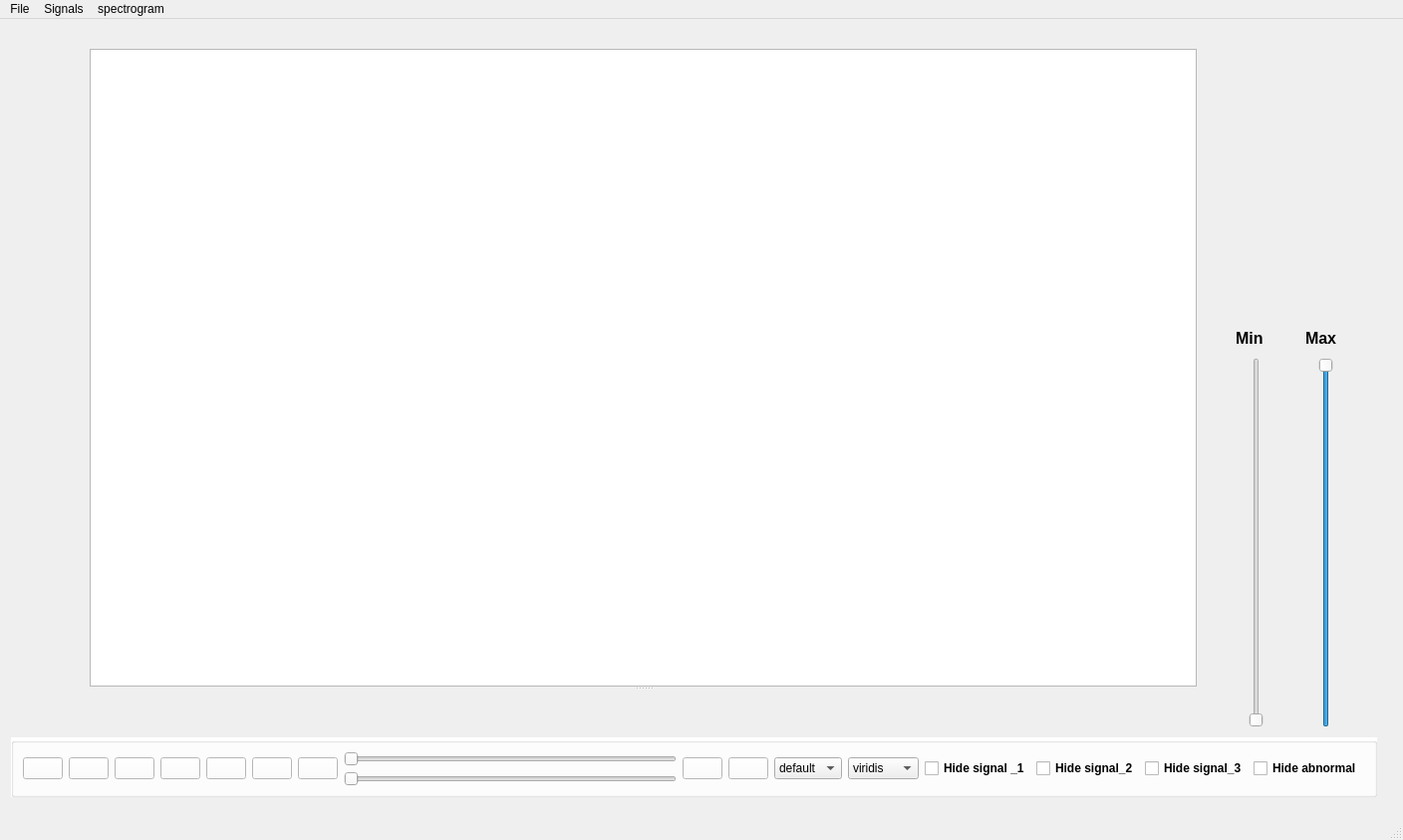
<?xml version="1.0" encoding="UTF-8"?>
<ui version="4.0">
 <class>MainWindow</class>
 <widget class="QMainWindow" name="MainWindow">
  <property name="geometry">
   <rect>
    <x>0</x>
    <y>0</y>
    <width>1408</width>
    <height>843</height>
   </rect>
  </property>
  <property name="windowTitle">
   <string>Signal Viewer</string>
  </property>
  <property name="styleSheet">
   <string notr="true">QPushButton { background-color: black; }</string>
  </property>
  <widget class="QWidget" name="centralwidget">
   <widget class="QGroupBox" name="groupBox">
    <property name="geometry">
     <rect>
      <x>11</x>
      <y>721</y>
      <width>1371</width>
      <height>60</height>
     </rect>
    </property>
    <property name="styleSheet">
     <string notr="true"> QGroupBox {
    background-color: white;
}</string>
    </property>
    <property name="title">
     <string/>
    </property>
    <layout class="QHBoxLayout" name="horizontalLayout_2">
     <item>
      <layout class="QHBoxLayout" name="horizontalLayout">
       <item>
        <widget class="QPushButton" name="slow_button">
         <property name="styleSheet">
          <string notr="true">QPushButton { background-color: white; }</string>
         </property>
         <property name="text">
          <string/>
         </property>
         <property name="icon">
          <iconset>
           <normaloff>img/64488.png</normaloff>img/64488.png</iconset>
         </property>
         <property name="iconSize">
          <size>
           <width>30</width>
           <height>30</height>
          </size>
         </property>
        </widget>
       </item>
       <item>
        <widget class="QPushButton" name="begin_button">
         <property name="styleSheet">
          <string notr="true">QPushButton { background-color: white; }</string>
         </property>
         <property name="text">
          <string/>
         </property>
         <property name="icon">
          <iconset>
           <normaloff>img/stop.png</normaloff>img/stop.png</iconset>
         </property>
         <property name="iconSize">
          <size>
           <width>30</width>
           <height>30</height>
          </size>
         </property>
         <property name="shortcut">
          <string>Alt+S</string>
         </property>
        </widget>
       </item>
       <item>
        <widget class="QPushButton" name="play_button">
         <property name="styleSheet">
          <string notr="true">QPushButton { background-color: white; }</string>
         </property>
         <property name="text">
          <string/>
         </property>
         <property name="icon">
          <iconset>
           <normaloff>img/play.jpg</normaloff>img/play.jpg</iconset>
         </property>
         <property name="iconSize">
          <size>
           <width>25</width>
           <height>25</height>
          </size>
         </property>
         <property name="shortcut">
          <string>Alt+P</string>
         </property>
        </widget>
       </item>
       <item>
        <widget class="QPushButton" name="stop_button">
         <property name="styleSheet">
          <string notr="true">QPushButton { background-color: white; }</string>
         </property>
         <property name="text">
          <string/>
         </property>
         <property name="icon">
          <iconset>
           <normaloff>img/تdزnT.png</normaloff>img/تdزnT.png</iconset>
         </property>
         <property name="iconSize">
          <size>
           <width>30</width>
           <height>30</height>
          </size>
         </property>
        </widget>
       </item>
       <item>
        <widget class="QPushButton" name="speed_button">
         <property name="styleSheet">
          <string notr="true">QPushButton { background-color: white; }</string>
         </property>
         <property name="text">
          <string/>
         </property>
         <property name="icon">
          <iconset>
           <normaloff>img/media_fast_forward.png</normaloff>img/media_fast_forward.png</iconset>
         </property>
         <property name="iconSize">
          <size>
           <width>30</width>
           <height>30</height>
          </size>
         </property>
        </widget>
       </item>
       <item>
        <widget class="QPushButton" name="up_button">
         <property name="styleSheet">
          <string notr="true">QPushButton { background-color: white; }</string>
         </property>
         <property name="text">
          <string/>
         </property>
         <property name="icon">
          <iconset>
           <normaloff>img/uparrw-Copy.png</normaloff>img/uparrw-Copy.png</iconset>
         </property>
         <property name="iconSize">
          <size>
           <width>25</width>
           <height>25</height>
          </size>
         </property>
         <property name="shortcut">
          <string>Up</string>
         </property>
        </widget>
       </item>
       <item>
        <widget class="QPushButton" name="down_button">
         <property name="styleSheet">
          <string notr="true">QPushButton { background-color: white; }</string>
         </property>
         <property name="text">
          <string/>
         </property>
         <property name="icon">
          <iconset>
           <normaloff>img/dwnarrw.png</normaloff>img/dwnarrw.png</iconset>
         </property>
         <property name="iconSize">
          <size>
           <width>25</width>
           <height>25</height>
          </size>
         </property>
         <property name="shortcut">
          <string>Down</string>
         </property>
        </widget>
       </item>
       <item>
        <layout class="QVBoxLayout" name="verticalLayout_2">
         <item>
          <widget class="QSlider" name="right_slider">
           <property name="orientation">
            <enum>Qt::Horizontal</enum>
           </property>
          </widget>
         </item>
         <item>
          <widget class="QSlider" name="left_slider">
           <property name="orientation">
            <enum>Qt::Horizontal</enum>
           </property>
          </widget>
         </item>
        </layout>
       </item>
       <item>
        <widget class="QPushButton" name="zoom_out">
         <property name="styleSheet">
          <string notr="true">QPushButton { background-color: white; }</string>
         </property>
         <property name="text">
          <string/>
         </property>
         <property name="icon">
          <iconset>
           <normaloff>img/zoomout.JPG</normaloff>img/zoomout.JPG</iconset>
         </property>
         <property name="iconSize">
          <size>
           <width>25</width>
           <height>25</height>
          </size>
         </property>
         <property name="shortcut">
          <string>Ctrl+O</string>
         </property>
        </widget>
       </item>
       <item>
        <widget class="QPushButton" name="zoom_in">
         <property name="styleSheet">
          <string notr="true">QPushButton { background-color: white; }</string>
         </property>
         <property name="text">
          <string/>
         </property>
         <property name="icon">
          <iconset>
           <normaloff>img/zoomin.JPG</normaloff>img/zoomin.JPG</iconset>
         </property>
         <property name="iconSize">
          <size>
           <width>25</width>
           <height>25</height>
          </size>
         </property>
         <property name="shortcut">
          <string>Ctrl+I</string>
         </property>
        </widget>
       </item>
       <item>
        <widget class="QComboBox" name="color_box_signals">
         <item>
          <property name="text">
           <string>default</string>
          </property>
         </item>
         <item>
          <property name="text">
           <string>Red</string>
          </property>
          <property name="icon">
           <iconset>
            <normaloff>img/red.jpg</normaloff>
            <selectedon>img/red.jpg</selectedon>img/red.jpg</iconset>
          </property>
         </item>
         <item>
          <property name="text">
           <string>Blue</string>
          </property>
          <property name="icon">
           <iconset>
            <normaloff>img/ColorSwatch_RoyalBlue_8532a670-01e9-4af4-95d5-49c2df05afe7_700x700.jpg</normaloff>
            <selectedon>img/ColorSwatch_RoyalBlue_8532a670-01e9-4af4-95d5-49c2df05afe7_700x700.jpg</selectedon>img/ColorSwatch_RoyalBlue_8532a670-01e9-4af4-95d5-49c2df05afe7_700x700.jpg</iconset>
          </property>
         </item>
         <item>
          <property name="text">
           <string>Green</string>
          </property>
          <property name="icon">
           <iconset>
            <normaloff>img/color-image.png</normaloff>
            <selectedon>img/color-image.png</selectedon>img/color-image.png</iconset>
          </property>
         </item>
         <item>
          <property name="text">
           <string>Yellow</string>
          </property>
          <property name="icon">
           <iconset>
            <normaloff>img/FFF305.png.png</normaloff>
            <selectedon>img/FFF305.png.png</selectedon>img/FFF305.png.png</iconset>
          </property>
         </item>
        </widget>
       </item>
       <item>
        <widget class="QComboBox" name="color_palette_spectro">
         <property name="currentIndex">
          <number>0</number>
         </property>
         <item>
          <property name="text">
           <string>viridis</string>
          </property>
         </item>
         <item>
          <property name="text">
           <string>plasma</string>
          </property>
         </item>
         <item>
          <property name="text">
           <string>inferno</string>
          </property>
         </item>
         <item>
          <property name="text">
           <string>magma</string>
          </property>
         </item>
         <item>
          <property name="text">
           <string>cividis</string>
          </property>
         </item>
        </widget>
       </item>
       <item>
        <widget class="QCheckBox" name="hide_signal1">
         <property name="font">
          <font>
           <pointsize>9</pointsize>
           <weight>75</weight>
           <bold>true</bold>
          </font>
         </property>
         <property name="text">
          <string>Hide signal _1</string>
         </property>
        </widget>
       </item>
       <item>
        <widget class="QCheckBox" name="hide_signal2">
         <property name="font">
          <font>
           <pointsize>9</pointsize>
           <weight>75</weight>
           <bold>true</bold>
          </font>
         </property>
         <property name="text">
          <string>Hide signal_2</string>
         </property>
        </widget>
       </item>
       <item>
        <widget class="QCheckBox" name="hide_signal3">
         <property name="font">
          <font>
           <pointsize>9</pointsize>
           <weight>75</weight>
           <bold>true</bold>
          </font>
         </property>
         <property name="text">
          <string>Hide signal_3</string>
         </property>
        </widget>
       </item>
       <item>
        <widget class="QCheckBox" name="hide_signal4">
         <property name="font">
          <font>
           <pointsize>9</pointsize>
           <weight>75</weight>
           <bold>true</bold>
          </font>
         </property>
         <property name="text">
          <string>Hide abnormal </string>
         </property>
        </widget>
       </item>
      </layout>
     </item>
    </layout>
   </widget>
   <widget class="QWidget" name="layoutWidget">
    <property name="geometry">
     <rect>
      <x>0</x>
      <y>0</y>
      <width>2</width>
      <height>2</height>
     </rect>
    </property>
    <layout class="QVBoxLayout" name="verticalLayout"/>
   </widget>
   <widget class="QSplitter" name="splitter">
    <property name="geometry">
     <rect>
      <x>90</x>
      <y>30</y>
      <width>1111</width>
      <height>691</height>
     </rect>
    </property>
    <property name="orientation">
     <enum>Qt::Vertical</enum>
    </property>
    <widget class="PlotWidget" name="graphicsView_1">
     <property name="mouseTracking">
      <bool>true</bool>
     </property>
     <property name="focusPolicy">
      <enum>Qt::NoFocus</enum>
     </property>
     <property name="autoFillBackground">
      <bool>true</bool>
     </property>
     <property name="verticalScrollBarPolicy">
      <enum>Qt::ScrollBarAlwaysOff</enum>
     </property>
     <property name="horizontalScrollBarPolicy">
      <enum>Qt::ScrollBarAlwaysOff</enum>
     </property>
     <property name="dragMode">
      <enum>QGraphicsView::NoDrag</enum>
     </property>
    </widget>
    <widget class="QLabel" name="spectrogram">
     <property name="text">
      <string/>
     </property>
     <property name="scaledContents">
      <bool>true</bool>
     </property>
    </widget>
   </widget>
   <widget class="QSlider" name="max_contrast">
    <property name="geometry">
     <rect>
      <x>1320</x>
      <y>340</y>
      <width>22</width>
      <height>371</height>
     </rect>
    </property>
    <property name="minimum">
     <number>22</number>
    </property>
    <property name="maximum">
     <number>22</number>
    </property>
    <property name="sliderPosition">
     <number>22</number>
    </property>
    <property name="orientation">
     <enum>Qt::Vertical</enum>
    </property>
   </widget>
   <widget class="QSlider" name="min_contrast">
    <property name="geometry">
     <rect>
      <x>1250</x>
      <y>340</y>
      <width>22</width>
      <height>371</height>
     </rect>
    </property>
    <property name="orientation">
     <enum>Qt::Vertical</enum>
    </property>
   </widget>
   <widget class="QLabel" name="name_signal2">
    <property name="geometry">
     <rect>
      <x>290</x>
      <y>0</y>
      <width>171</width>
      <height>31</height>
     </rect>
    </property>
    <property name="font">
     <font>
      <pointsize>9</pointsize>
      <weight>75</weight>
      <bold>true</bold>
     </font>
    </property>
    <property name="text">
     <string/>
    </property>
    <property name="alignment">
     <set>Qt::AlignCenter</set>
    </property>
   </widget>
   <widget class="QLabel" name="name_signal1">
    <property name="geometry">
     <rect>
      <x>90</x>
      <y>0</y>
      <width>161</width>
      <height>31</height>
     </rect>
    </property>
    <property name="font">
     <font>
      <pointsize>9</pointsize>
      <weight>75</weight>
      <bold>true</bold>
     </font>
    </property>
    <property name="text">
     <string/>
    </property>
    <property name="alignment">
     <set>Qt::AlignCenter</set>
    </property>
   </widget>
   <widget class="QLabel" name="name_signal3">
    <property name="geometry">
     <rect>
      <x>520</x>
      <y>0</y>
      <width>161</width>
      <height>31</height>
     </rect>
    </property>
    <property name="font">
     <font>
      <pointsize>9</pointsize>
      <weight>75</weight>
      <bold>true</bold>
     </font>
    </property>
    <property name="text">
     <string/>
    </property>
    <property name="alignment">
     <set>Qt::AlignCenter</set>
    </property>
   </widget>
   <widget class="QLabel" name="name_signal4">
    <property name="geometry">
     <rect>
      <x>750</x>
      <y>0</y>
      <width>161</width>
      <height>31</height>
     </rect>
    </property>
    <property name="font">
     <font>
      <pointsize>9</pointsize>
      <weight>75</weight>
      <bold>true</bold>
     </font>
    </property>
    <property name="text">
     <string/>
    </property>
    <property name="alignment">
     <set>Qt::AlignCenter</set>
    </property>
   </widget>
   <widget class="QLabel" name="max_label">
    <property name="geometry">
     <rect>
      <x>1310</x>
      <y>310</y>
      <width>61</width>
      <height>20</height>
     </rect>
    </property>
    <property name="font">
     <font>
      <pointsize>12</pointsize>
      <weight>75</weight>
      <bold>true</bold>
     </font>
    </property>
    <property name="text">
     <string>Max</string>
    </property>
   </widget>
   <widget class="QLabel" name="min_label">
    <property name="geometry">
     <rect>
      <x>1240</x>
      <y>310</y>
      <width>61</width>
      <height>21</height>
     </rect>
    </property>
    <property name="font">
     <font>
      <pointsize>12</pointsize>
      <weight>75</weight>
      <bold>true</bold>
     </font>
    </property>
    <property name="text">
     <string>Min</string>
    </property>
   </widget>
  </widget>
  <widget class="QMenuBar" name="menubar">
   <property name="geometry">
    <rect>
     <x>0</x>
     <y>0</y>
     <width>1408</width>
     <height>26</height>
    </rect>
   </property>
   <widget class="QMenu" name="menuFile">
    <property name="title">
     <string>File</string>
    </property>
    <widget class="QMenu" name="menuAdd_Signals">
     <property name="title">
      <string>Add Signals</string>
     </property>
     <addaction name="actionsignal1"/>
     <addaction name="actionsignal2"/>
     <addaction name="actionsignal3"/>
     <addaction name="actionabnormal_signal"/>
    </widget>
    <addaction name="menuAdd_Signals"/>
    <addaction name="actionPrint_to_PDF"/>
    <addaction name="actionCloseAll"/>
    <addaction name="actionExit"/>
   </widget>
   <widget class="QMenu" name="menuChannels">
    <property name="title">
     <string>Signals</string>
    </property>
   </widget>
   <widget class="QMenu" name="menuspectrogram">
    <property name="title">
     <string>spectrogram</string>
    </property>
    <addaction name="actionsignal_1"/>
    <addaction name="actionsignal_2"/>
    <addaction name="actionsignal_3"/>
    <addaction name="actionsignal_4"/>
   </widget>
   <addaction name="menuFile"/>
   <addaction name="menuChannels"/>
   <addaction name="menuspectrogram"/>
  </widget>
  <widget class="QStatusBar" name="statusbar"/>
  <action name="actionPrint_to_PDF">
   <property name="text">
    <string>Print to PDF</string>
   </property>
   <property name="shortcut">
    <string>Ctrl+P</string>
   </property>
  </action>
  <action name="actionCloseAll">
   <property name="text">
    <string>Close all</string>
   </property>
   <property name="shortcut">
    <string>Ctrl+F4</string>
   </property>
  </action>
  <action name="actionchannel_1">
   <property name="text">
    <string>Channel 1</string>
   </property>
  </action>
  <action name="actionChannel_2">
   <property name="text">
    <string>Channel 2</string>
   </property>
  </action>
  <action name="actionChannel_3">
   <property name="text">
    <string>Channel 3</string>
   </property>
  </action>
  <action name="actionChannel_1">
   <property name="checkable">
    <bool>true</bool>
   </property>
   <property name="checked">
    <bool>false</bool>
   </property>
   <property name="text">
    <string>Channel 1</string>
   </property>
   <property name="shortcut">
    <string>Alt+1</string>
   </property>
  </action>
  <action name="actionChannel_4">
   <property name="checkable">
    <bool>true</bool>
   </property>
   <property name="text">
    <string>Channel 2</string>
   </property>
   <property name="shortcut">
    <string>Alt+2</string>
   </property>
  </action>
  <action name="actionChannel_5">
   <property name="checkable">
    <bool>true</bool>
   </property>
   <property name="text">
    <string>Channel 3</string>
   </property>
   <property name="shortcut">
    <string>Alt+3</string>
   </property>
  </action>
  <action name="actionExit">
   <property name="text">
    <string>Exit</string>
   </property>
   <property name="shortcut">
    <string>Alt+X</string>
   </property>
  </action>
  <action name="actionsignal1">
   <property name="text">
    <string>signal1</string>
   </property>
  </action>
  <action name="actionsignal2">
   <property name="text">
    <string>signal2</string>
   </property>
  </action>
  <action name="actionsignal3">
   <property name="text">
    <string>signal3</string>
   </property>
  </action>
  <action name="actionsignal_1">
   <property name="text">
    <string>ECG signal</string>
   </property>
  </action>
  <action name="actionsignal_2">
   <property name="text">
    <string>EOG signal</string>
   </property>
  </action>
  <action name="actionsignal_3">
   <property name="text">
    <string>EMG signal</string>
   </property>
  </action>
  <action name="actionabnormal_signal">
   <property name="text">
    <string>abnormal signal</string>
   </property>
  </action>
  <action name="actionviridis">
   <property name="text">
    <string>viridis</string>
   </property>
  </action>
  <action name="actionplasma">
   <property name="text">
    <string>plasma</string>
   </property>
  </action>
  <action name="actioninferno">
   <property name="text">
    <string>inferno</string>
   </property>
  </action>
  <action name="actionmagma">
   <property name="text">
    <string>magma</string>
   </property>
  </action>
  <action name="actioncividis">
   <property name="text">
    <string>cividis</string>
   </property>
  </action>
  <action name="actionsignal_4">
   <property name="text">
    <string>abnormal ECG</string>
   </property>
  </action>
 </widget>
 <customwidgets>
  <customwidget>
   <class>PlotWidget</class>
   <extends>QGraphicsView</extends>
   <header>pyqtgraph</header>
  </customwidget>
 </customwidgets>
 <resources/>
 <connections/>
</ui>
